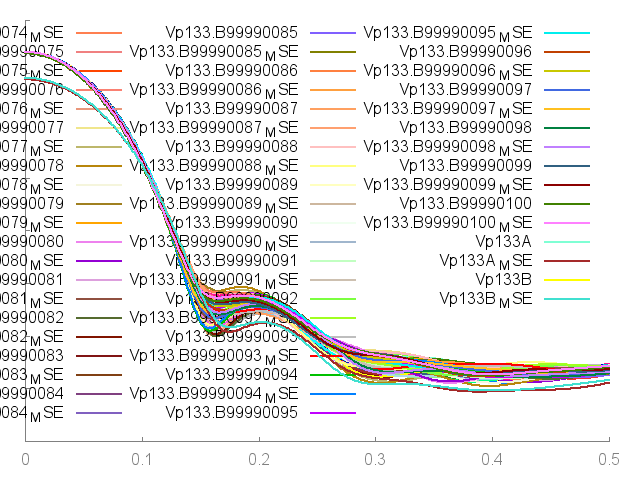

Generate this figure with gnuplot:
set terminal png enhanced;set output "profiles.png"
set ylabel '';set format y '';set xtics nomirror;set ytics nomirror; set border 3
set style line 11 lc rgb '#808080' lt 1;set border 3 back ls 11;
plot 'Vp133.B99990001.pdb.dat' u 1:2 thru log(y) t "Vp133.B99990001" w lines lw 2 lt 2,'Vp133.B99990001_MSE.pdb.dat' u 1:2 thru log(y) t "Vp133.B99990001_MSE" w lines lw 2 lt 3,'Vp133.B99990002.pdb.dat' u 1:2 thru log(y) t "Vp133.B99990002" w lines lw 2 lt 4,'Vp133.B99990002_MSE.pdb.dat' u 1:2 thru log(y) t "Vp133.B99990002_MSE" w lines lw 2 lt 5,'Vp133.B99990003.pdb.dat' u 1:2 thru log(y) t "Vp133.B99990003" w lines lw 2 lt 6,'Vp133.B99990003_MSE.pdb.dat' u 1:2 thru log(y) t "Vp133.B99990003_MSE" w lines lw 2 lt 7,'Vp133.B99990004.pdb.dat' u 1:2 thru log(y) t "Vp133.B99990004" w lines lw 2 lt 8,'Vp133.B99990004_MSE.pdb.dat' u 1:2 thru log(y) t "Vp133.B99990004_MSE" w lines lw 2 lt 9,'Vp133.B99990005.pdb.dat' u 1:2 thru log(y) t "Vp133.B99990005" w lines lw 2 lt 10,'Vp133.B99990005_MSE.pdb.dat' u 1:2 thru log(y) t "Vp133.B99990005_MSE" w lines lw 2 lt 11,'Vp133.B99990006.pdb.dat' u 1:2 thru log(y) t "Vp133.B99990006" w lines lw 2 lt 12,'Vp133.B99990006_MSE.pdb.dat' u 1:2 thru log(y) t "Vp133.B99990006_MSE" w lines lw 2 lt 13,'Vp133.B99990007.pdb.dat' u 1:2 thru log(y) t "Vp133.B99990007" w lines lw 2 lt 14,'Vp133.B99990007_MSE.pdb.dat' u 1:2 thru log(y) t "Vp133.B99990007_MSE" w lines lw 2 lt 15,'Vp133.B99990008.pdb.dat' u 1:2 thru log(y) t "Vp133.B99990008" w lines lw 2 lt 16,'Vp133.B99990008_MSE.pdb.dat' u 1:2 thru log(y) t "Vp133.B99990008_MSE" w lines lw 2 lt 17,'Vp133.B99990009.pdb.dat' u 1:2 thru log(y) t "Vp133.B99990009" w lines lw 2 lt 18,'Vp133.B99990009_MSE.pdb.dat' u 1:2 thru log(y) t "Vp133.B99990009_MSE" w lines lw 2 lt 19,'Vp133.B99990010.pdb.dat' u 1:2 thru log(y) t "Vp133.B99990010" w lines lw 2 lt 20,'Vp133.B99990010_MSE.pdb.dat' u 1:2 thru log(y) t "Vp133.B99990010_MSE" w lines lw 2 lt 21,'Vp133.B99990011.pdb.dat' u 1:2 thru log(y) t "Vp133.B99990011" w lines lw 2 lt 22,'Vp133.B99990011_MSE.pdb.dat' u 1:2 thru log(y) t "Vp133.B99990011_MSE" w lines lw 2 lt 23,'Vp133.B99990012.pdb.dat' u 1:2 thru log(y) t "Vp133.B99990012" w lines lw 2 lt 24,'Vp133.B99990012_MSE.pdb.dat' u 1:2 thru log(y) t "Vp133.B99990012_MSE" w lines lw 2 lt 25,'Vp133.B99990013.pdb.dat' u 1:2 thru log(y) t "Vp133.B99990013" w lines lw 2 lt 26,'Vp133.B99990013_MSE.pdb.dat' u 1:2 thru log(y) t "Vp133.B99990013_MSE" w lines lw 2 lt 27,'Vp133.B99990014.pdb.dat' u 1:2 thru log(y) t "Vp133.B99990014" w lines lw 2 lt 28,'Vp133.B99990014_MSE.pdb.dat' u 1:2 thru log(y) t "Vp133.B99990014_MSE" w lines lw 2 lt 29,'Vp133.B99990015.pdb.dat' u 1:2 thru log(y) t "Vp133.B99990015" w lines lw 2 lt 30,'Vp133.B99990015_MSE.pdb.dat' u 1:2 thru log(y) t "Vp133.B99990015_MSE" w lines lw 2 lt 31,'Vp133.B99990016.pdb.dat' u 1:2 thru log(y) t "Vp133.B99990016" w lines lw 2 lt 32,'Vp133.B99990016_MSE.pdb.dat' u 1:2 thru log(y) t "Vp133.B99990016_MSE" w lines lw 2 lt 33,'Vp133.B99990017.pdb.dat' u 1:2 thru log(y) t "Vp133.B99990017" w lines lw 2 lt 34,'Vp133.B99990017_MSE.pdb.dat' u 1:2 thru log(y) t "Vp133.B99990017_MSE" w lines lw 2 lt 35,'Vp133.B99990018.pdb.dat' u 1:2 thru log(y) t "Vp133.B99990018" w lines lw 2 lt 36,'Vp133.B99990018_MSE.pdb.dat' u 1:2 thru log(y) t "Vp133.B99990018_MSE" w lines lw 2 lt 37,'Vp133.B99990019.pdb.dat' u 1:2 thru log(y) t "Vp133.B99990019" w lines lw 2 lt 38,'Vp133.B99990019_MSE.pdb.dat' u 1:2 thru log(y) t "Vp133.B99990019_MSE" w lines lw 2 lt 39,'Vp133.B99990020.pdb.dat' u 1:2 thru log(y) t "Vp133.B99990020" w lines lw 2 lt 40,'Vp133.B99990020_MSE.pdb.dat' u 1:2 thru log(y) t "Vp133.B99990020_MSE" w lines lw 2 lt 41,'Vp133.B99990021.pdb.dat' u 1:2 thru log(y) t "Vp133.B99990021" w lines lw 2 lt 42,'Vp133.B99990021_MSE.pdb.dat' u 1:2 thru log(y) t "Vp133.B99990021_MSE" w lines lw 2 lt 43,'Vp133.B99990022.pdb.dat' u 1:2 thru log(y) t "Vp133.B99990022" w lines lw 2 lt 44,'Vp133.B99990022_MSE.pdb.dat' u 1:2 thru log(y) t "Vp133.B99990022_MSE" w lines lw 2 lt 45,'Vp133.B99990023.pdb.dat' u 1:2 thru log(y) t "Vp133.B99990023" w lines lw 2 lt 46,'Vp133.B99990023_MSE.pdb.dat' u 1:2 thru log(y) t "Vp133.B99990023_MSE" w lines lw 2 lt 47,'Vp133.B99990024.pdb.dat' u 1:2 thru log(y) t "Vp133.B99990024" w lines lw 2 lt 48,'Vp133.B99990024_MSE.pdb.dat' u 1:2 thru log(y) t "Vp133.B99990024_MSE" w lines lw 2 lt 49,'Vp133.B99990025.pdb.dat' u 1:2 thru log(y) t "Vp133.B99990025" w lines lw 2 lt 50,'Vp133.B99990025_MSE.pdb.dat' u 1:2 thru log(y) t "Vp133.B99990025_MSE" w lines lw 2 lt 51,'Vp133.B99990026.pdb.dat' u 1:2 thru log(y) t "Vp133.B99990026" w lines lw 2 lt 52,'Vp133.B99990026_MSE.pdb.dat' u 1:2 thru log(y) t "Vp133.B99990026_MSE" w lines lw 2 lt 53,'Vp133.B99990027.pdb.dat' u 1:2 thru log(y) t "Vp133.B99990027" w lines lw 2 lt 54,'Vp133.B99990027_MSE.pdb.dat' u 1:2 thru log(y) t "Vp133.B99990027_MSE" w lines lw 2 lt 55,'Vp133.B99990028.pdb.dat' u 1:2 thru log(y) t "Vp133.B99990028" w lines lw 2 lt 56,'Vp133.B99990028_MSE.pdb.dat' u 1:2 thru log(y) t "Vp133.B99990028_MSE" w lines lw 2 lt 57,'Vp133.B99990029.pdb.dat' u 1:2 thru log(y) t "Vp133.B99990029" w lines lw 2 lt 58,'Vp133.B99990029_MSE.pdb.dat' u 1:2 thru log(y) t "Vp133.B99990029_MSE" w lines lw 2 lt 59,'Vp133.B99990030.pdb.dat' u 1:2 thru log(y) t "Vp133.B99990030" w lines lw 2 lt 60,'Vp133.B99990030_MSE.pdb.dat' u 1:2 thru log(y) t "Vp133.B99990030_MSE" w lines lw 2 lt 61,'Vp133.B99990031.pdb.dat' u 1:2 thru log(y) t "Vp133.B99990031" w lines lw 2 lt 62,'Vp133.B99990031_MSE.pdb.dat' u 1:2 thru log(y) t "Vp133.B99990031_MSE" w lines lw 2 lt 63,'Vp133.B99990032.pdb.dat' u 1:2 thru log(y) t "Vp133.B99990032" w lines lw 2 lt 64,'Vp133.B99990032_MSE.pdb.dat' u 1:2 thru log(y) t "Vp133.B99990032_MSE" w lines lw 2 lt 65,'Vp133.B99990033.pdb.dat' u 1:2 thru log(y) t "Vp133.B99990033" w lines lw 2 lt 66,'Vp133.B99990033_MSE.pdb.dat' u 1:2 thru log(y) t "Vp133.B99990033_MSE" w lines lw 2 lt 67,'Vp133.B99990034.pdb.dat' u 1:2 thru log(y) t "Vp133.B99990034" w lines lw 2 lt 68,'Vp133.B99990034_MSE.pdb.dat' u 1:2 thru log(y) t "Vp133.B99990034_MSE" w lines lw 2 lt 69,'Vp133.B99990035.pdb.dat' u 1:2 thru log(y) t "Vp133.B99990035" w lines lw 2 lt 70,'Vp133.B99990035_MSE.pdb.dat' u 1:2 thru log(y) t "Vp133.B99990035_MSE" w lines lw 2 lt 71,'Vp133.B99990036.pdb.dat' u 1:2 thru log(y) t "Vp133.B99990036" w lines lw 2 lt 72,'Vp133.B99990036_MSE.pdb.dat' u 1:2 thru log(y) t "Vp133.B99990036_MSE" w lines lw 2 lt 73,'Vp133.B99990037.pdb.dat' u 1:2 thru log(y) t "Vp133.B99990037" w lines lw 2 lt 74,'Vp133.B99990037_MSE.pdb.dat' u 1:2 thru log(y) t "Vp133.B99990037_MSE" w lines lw 2 lt 75,'Vp133.B99990038.pdb.dat' u 1:2 thru log(y) t "Vp133.B99990038" w lines lw 2 lt 76,'Vp133.B99990038_MSE.pdb.dat' u 1:2 thru log(y) t "Vp133.B99990038_MSE" w lines lw 2 lt 77,'Vp133.B99990039.pdb.dat' u 1:2 thru log(y) t "Vp133.B99990039" w lines lw 2 lt 78,'Vp133.B99990039_MSE.pdb.dat' u 1:2 thru log(y) t "Vp133.B99990039_MSE" w lines lw 2 lt 79,'Vp133.B99990040.pdb.dat' u 1:2 thru log(y) t "Vp133.B99990040" w lines lw 2 lt 80,'Vp133.B99990040_MSE.pdb.dat' u 1:2 thru log(y) t "Vp133.B99990040_MSE" w lines lw 2 lt 81,'Vp133.B99990041.pdb.dat' u 1:2 thru log(y) t "Vp133.B99990041" w lines lw 2 lt 82,'Vp133.B99990041_MSE.pdb.dat' u 1:2 thru log(y) t "Vp133.B99990041_MSE" w lines lw 2 lt 83,'Vp133.B99990042.pdb.dat' u 1:2 thru log(y) t "Vp133.B99990042" w lines lw 2 lt 84,'Vp133.B99990042_MSE.pdb.dat' u 1:2 thru log(y) t "Vp133.B99990042_MSE" w lines lw 2 lt 85,'Vp133.B99990043.pdb.dat' u 1:2 thru log(y) t "Vp133.B99990043" w lines lw 2 lt 86,'Vp133.B99990043_MSE.pdb.dat' u 1:2 thru log(y) t "Vp133.B99990043_MSE" w lines lw 2 lt 87,'Vp133.B99990044.pdb.dat' u 1:2 thru log(y) t "Vp133.B99990044" w lines lw 2 lt 88,'Vp133.B99990044_MSE.pdb.dat' u 1:2 thru log(y) t "Vp133.B99990044_MSE" w lines lw 2 lt 89,'Vp133.B99990045.pdb.dat' u 1:2 thru log(y) t "Vp133.B99990045" w lines lw 2 lt 90,'Vp133.B99990045_MSE.pdb.dat' u 1:2 thru log(y) t "Vp133.B99990045_MSE" w lines lw 2 lt 91,'Vp133.B99990046.pdb.dat' u 1:2 thru log(y) t "Vp133.B99990046" w lines lw 2 lt 92,'Vp133.B99990046_MSE.pdb.dat' u 1:2 thru log(y) t "Vp133.B99990046_MSE" w lines lw 2 lt 93,'Vp133.B99990047.pdb.dat' u 1:2 thru log(y) t "Vp133.B99990047" w lines lw 2 lt 94,'Vp133.B99990047_MSE.pdb.dat' u 1:2 thru log(y) t "Vp133.B99990047_MSE" w lines lw 2 lt 95,'Vp133.B99990048.pdb.dat' u 1:2 thru log(y) t "Vp133.B99990048" w lines lw 2 lt 96,'Vp133.B99990048_MSE.pdb.dat' u 1:2 thru log(y) t "Vp133.B99990048_MSE" w lines lw 2 lt 97,'Vp133.B99990049.pdb.dat' u 1:2 thru log(y) t "Vp133.B99990049" w lines lw 2 lt 98,'Vp133.B99990049_MSE.pdb.dat' u 1:2 thru log(y) t "Vp133.B99990049_MSE" w lines lw 2 lt 99,'Vp133.B99990050.pdb.dat' u 1:2 thru log(y) t "Vp133.B99990050" w lines lw 2 lt 100,'Vp133.B99990050_MSE.pdb.dat' u 1:2 thru log(y) t "Vp133.B99990050_MSE" w lines lw 2 lt 101,'Vp133.B99990051.pdb.dat' u 1:2 thru log(y) t "Vp133.B99990051" w lines lw 2 lt 102,'Vp133.B99990051_MSE.pdb.dat' u 1:2 thru log(y) t "Vp133.B99990051_MSE" w lines lw 2 lt 103,'Vp133.B99990052.pdb.dat' u 1:2 thru log(y) t "Vp133.B99990052" w lines lw 2 lt 104,'Vp133.B99990052_MSE.pdb.dat' u 1:2 thru log(y) t "Vp133.B99990052_MSE" w lines lw 2 lt 105,'Vp133.B99990053.pdb.dat' u 1:2 thru log(y) t "Vp133.B99990053" w lines lw 2 lt 106,'Vp133.B99990053_MSE.pdb.dat' u 1:2 thru log(y) t "Vp133.B99990053_MSE" w lines lw 2 lt 107,'Vp133.B99990054.pdb.dat' u 1:2 thru log(y) t "Vp133.B99990054" w lines lw 2 lt 108,'Vp133.B99990054_MSE.pdb.dat' u 1:2 thru log(y) t "Vp133.B99990054_MSE" w lines lw 2 lt 109,'Vp133.B99990055.pdb.dat' u 1:2 thru log(y) t "Vp133.B99990055" w lines lw 2 lt 110,'Vp133.B99990055_MSE.pdb.dat' u 1:2 thru log(y) t "Vp133.B99990055_MSE" w lines lw 2 lt 111,'Vp133.B99990056.pdb.dat' u 1:2 thru log(y) t "Vp133.B99990056" w lines lw 2 lt 112,'Vp133.B99990056_MSE.pdb.dat' u 1:2 thru log(y) t "Vp133.B99990056_MSE" w lines lw 2 lt 113,'Vp133.B99990057.pdb.dat' u 1:2 thru log(y) t "Vp133.B99990057" w lines lw 2 lt 114,'Vp133.B99990057_MSE.pdb.dat' u 1:2 thru log(y) t "Vp133.B99990057_MSE" w lines lw 2 lt 115,'Vp133.B99990058.pdb.dat' u 1:2 thru log(y) t "Vp133.B99990058" w lines lw 2 lt 116,'Vp133.B99990058_MSE.pdb.dat' u 1:2 thru log(y) t "Vp133.B99990058_MSE" w lines lw 2 lt 117,'Vp133.B99990059.pdb.dat' u 1:2 thru log(y) t "Vp133.B99990059" w lines lw 2 lt 118,'Vp133.B99990059_MSE.pdb.dat' u 1:2 thru log(y) t "Vp133.B99990059_MSE" w lines lw 2 lt 119,'Vp133.B99990060.pdb.dat' u 1:2 thru log(y) t "Vp133.B99990060" w lines lw 2 lt 120,'Vp133.B99990060_MSE.pdb.dat' u 1:2 thru log(y) t "Vp133.B99990060_MSE" w lines lw 2 lt 121,'Vp133.B99990061.pdb.dat' u 1:2 thru log(y) t "Vp133.B99990061" w lines lw 2 lt 122,'Vp133.B99990061_MSE.pdb.dat' u 1:2 thru log(y) t "Vp133.B99990061_MSE" w lines lw 2 lt 123,'Vp133.B99990062.pdb.dat' u 1:2 thru log(y) t "Vp133.B99990062" w lines lw 2 lt 124,'Vp133.B99990062_MSE.pdb.dat' u 1:2 thru log(y) t "Vp133.B99990062_MSE" w lines lw 2 lt 125,'Vp133.B99990063.pdb.dat' u 1:2 thru log(y) t "Vp133.B99990063" w lines lw 2 lt 126,'Vp133.B99990063_MSE.pdb.dat' u 1:2 thru log(y) t "Vp133.B99990063_MSE" w lines lw 2 lt 127,'Vp133.B99990064.pdb.dat' u 1:2 thru log(y) t "Vp133.B99990064" w lines lw 2 lt 128,'Vp133.B99990064_MSE.pdb.dat' u 1:2 thru log(y) t "Vp133.B99990064_MSE" w lines lw 2 lt 129,'Vp133.B99990065.pdb.dat' u 1:2 thru log(y) t "Vp133.B99990065" w lines lw 2 lt 130,'Vp133.B99990065_MSE.pdb.dat' u 1:2 thru log(y) t "Vp133.B99990065_MSE" w lines lw 2 lt 131,'Vp133.B99990066.pdb.dat' u 1:2 thru log(y) t "Vp133.B99990066" w lines lw 2 lt 132,'Vp133.B99990066_MSE.pdb.dat' u 1:2 thru log(y) t "Vp133.B99990066_MSE" w lines lw 2 lt 133,'Vp133.B99990067.pdb.dat' u 1:2 thru log(y) t "Vp133.B99990067" w lines lw 2 lt 134,'Vp133.B99990067_MSE.pdb.dat' u 1:2 thru log(y) t "Vp133.B99990067_MSE" w lines lw 2 lt 135,'Vp133.B99990068.pdb.dat' u 1:2 thru log(y) t "Vp133.B99990068" w lines lw 2 lt 136,'Vp133.B99990068_MSE.pdb.dat' u 1:2 thru log(y) t "Vp133.B99990068_MSE" w lines lw 2 lt 137,'Vp133.B99990069.pdb.dat' u 1:2 thru log(y) t "Vp133.B99990069" w lines lw 2 lt 138,'Vp133.B99990069_MSE.pdb.dat' u 1:2 thru log(y) t "Vp133.B99990069_MSE" w lines lw 2 lt 139,'Vp133.B99990070.pdb.dat' u 1:2 thru log(y) t "Vp133.B99990070" w lines lw 2 lt 140,'Vp133.B99990070_MSE.pdb.dat' u 1:2 thru log(y) t "Vp133.B99990070_MSE" w lines lw 2 lt 141,'Vp133.B99990071.pdb.dat' u 1:2 thru log(y) t "Vp133.B99990071" w lines lw 2 lt 142,'Vp133.B99990071_MSE.pdb.dat' u 1:2 thru log(y) t "Vp133.B99990071_MSE" w lines lw 2 lt 143,'Vp133.B99990072.pdb.dat' u 1:2 thru log(y) t "Vp133.B99990072" w lines lw 2 lt 144,'Vp133.B99990072_MSE.pdb.dat' u 1:2 thru log(y) t "Vp133.B99990072_MSE" w lines lw 2 lt 145,'Vp133.B99990073.pdb.dat' u 1:2 thru log(y) t "Vp133.B99990073" w lines lw 2 lt 146,'Vp133.B99990073_MSE.pdb.dat' u 1:2 thru log(y) t "Vp133.B99990073_MSE" w lines lw 2 lt 147,'Vp133.B99990074.pdb.dat' u 1:2 thru log(y) t "Vp133.B99990074" w lines lw 2 lt 148,'Vp133.B99990074_MSE.pdb.dat' u 1:2 thru log(y) t "Vp133.B99990074_MSE" w lines lw 2 lt 149,'Vp133.B99990075.pdb.dat' u 1:2 thru log(y) t "Vp133.B99990075" w lines lw 2 lt 150,'Vp133.B99990075_MSE.pdb.dat' u 1:2 thru log(y) t "Vp133.B99990075_MSE" w lines lw 2 lt 151,'Vp133.B99990076.pdb.dat' u 1:2 thru log(y) t "Vp133.B99990076" w lines lw 2 lt 152,'Vp133.B99990076_MSE.pdb.dat' u 1:2 thru log(y) t "Vp133.B99990076_MSE" w lines lw 2 lt 153,'Vp133.B99990077.pdb.dat' u 1:2 thru log(y) t "Vp133.B99990077" w lines lw 2 lt 154,'Vp133.B99990077_MSE.pdb.dat' u 1:2 thru log(y) t "Vp133.B99990077_MSE" w lines lw 2 lt 155,'Vp133.B99990078.pdb.dat' u 1:2 thru log(y) t "Vp133.B99990078" w lines lw 2 lt 156,'Vp133.B99990078_MSE.pdb.dat' u 1:2 thru log(y) t "Vp133.B99990078_MSE" w lines lw 2 lt 157,'Vp133.B99990079.pdb.dat' u 1:2 thru log(y) t "Vp133.B99990079" w lines lw 2 lt 158,'Vp133.B99990079_MSE.pdb.dat' u 1:2 thru log(y) t "Vp133.B99990079_MSE" w lines lw 2 lt 159,'Vp133.B99990080.pdb.dat' u 1:2 thru log(y) t "Vp133.B99990080" w lines lw 2 lt 160,'Vp133.B99990080_MSE.pdb.dat' u 1:2 thru log(y) t "Vp133.B99990080_MSE" w lines lw 2 lt 161,'Vp133.B99990081.pdb.dat' u 1:2 thru log(y) t "Vp133.B99990081" w lines lw 2 lt 162,'Vp133.B99990081_MSE.pdb.dat' u 1:2 thru log(y) t "Vp133.B99990081_MSE" w lines lw 2 lt 163,'Vp133.B99990082.pdb.dat' u 1:2 thru log(y) t "Vp133.B99990082" w lines lw 2 lt 164,'Vp133.B99990082_MSE.pdb.dat' u 1:2 thru log(y) t "Vp133.B99990082_MSE" w lines lw 2 lt 165,'Vp133.B99990083.pdb.dat' u 1:2 thru log(y) t "Vp133.B99990083" w lines lw 2 lt 166,'Vp133.B99990083_MSE.pdb.dat' u 1:2 thru log(y) t "Vp133.B99990083_MSE" w lines lw 2 lt 167,'Vp133.B99990084.pdb.dat' u 1:2 thru log(y) t "Vp133.B99990084" w lines lw 2 lt 168,'Vp133.B99990084_MSE.pdb.dat' u 1:2 thru log(y) t "Vp133.B99990084_MSE" w lines lw 2 lt 169,'Vp133.B99990085.pdb.dat' u 1:2 thru log(y) t "Vp133.B99990085" w lines lw 2 lt 170,'Vp133.B99990085_MSE.pdb.dat' u 1:2 thru log(y) t "Vp133.B99990085_MSE" w lines lw 2 lt 171,'Vp133.B99990086.pdb.dat' u 1:2 thru log(y) t "Vp133.B99990086" w lines lw 2 lt 172,'Vp133.B99990086_MSE.pdb.dat' u 1:2 thru log(y) t "Vp133.B99990086_MSE" w lines lw 2 lt 173,'Vp133.B99990087.pdb.dat' u 1:2 thru log(y) t "Vp133.B99990087" w lines lw 2 lt 174,'Vp133.B99990087_MSE.pdb.dat' u 1:2 thru log(y) t "Vp133.B99990087_MSE" w lines lw 2 lt 175,'Vp133.B99990088.pdb.dat' u 1:2 thru log(y) t "Vp133.B99990088" w lines lw 2 lt 176,'Vp133.B99990088_MSE.pdb.dat' u 1:2 thru log(y) t "Vp133.B99990088_MSE" w lines lw 2 lt 177,'Vp133.B99990089.pdb.dat' u 1:2 thru log(y) t "Vp133.B99990089" w lines lw 2 lt 178,'Vp133.B99990089_MSE.pdb.dat' u 1:2 thru log(y) t "Vp133.B99990089_MSE" w lines lw 2 lt 179,'Vp133.B99990090.pdb.dat' u 1:2 thru log(y) t "Vp133.B99990090" w lines lw 2 lt 180,'Vp133.B99990090_MSE.pdb.dat' u 1:2 thru log(y) t "Vp133.B99990090_MSE" w lines lw 2 lt 181,'Vp133.B99990091.pdb.dat' u 1:2 thru log(y) t "Vp133.B99990091" w lines lw 2 lt 182,'Vp133.B99990091_MSE.pdb.dat' u 1:2 thru log(y) t "Vp133.B99990091_MSE" w lines lw 2 lt 183,'Vp133.B99990092.pdb.dat' u 1:2 thru log(y) t "Vp133.B99990092" w lines lw 2 lt 184,'Vp133.B99990092_MSE.pdb.dat' u 1:2 thru log(y) t "Vp133.B99990092_MSE" w lines lw 2 lt 185,'Vp133.B99990093.pdb.dat' u 1:2 thru log(y) t "Vp133.B99990093" w lines lw 2 lt 186,'Vp133.B99990093_MSE.pdb.dat' u 1:2 thru log(y) t "Vp133.B99990093_MSE" w lines lw 2 lt 187,'Vp133.B99990094.pdb.dat' u 1:2 thru log(y) t "Vp133.B99990094" w lines lw 2 lt 188,'Vp133.B99990094_MSE.pdb.dat' u 1:2 thru log(y) t "Vp133.B99990094_MSE" w lines lw 2 lt 189,'Vp133.B99990095.pdb.dat' u 1:2 thru log(y) t "Vp133.B99990095" w lines lw 2 lt 190,'Vp133.B99990095_MSE.pdb.dat' u 1:2 thru log(y) t "Vp133.B99990095_MSE" w lines lw 2 lt 191,'Vp133.B99990096.pdb.dat' u 1:2 thru log(y) t "Vp133.B99990096" w lines lw 2 lt 192,'Vp133.B99990096_MSE.pdb.dat' u 1:2 thru log(y) t "Vp133.B99990096_MSE" w lines lw 2 lt 193,'Vp133.B99990097.pdb.dat' u 1:2 thru log(y) t "Vp133.B99990097" w lines lw 2 lt 194,'Vp133.B99990097_MSE.pdb.dat' u 1:2 thru log(y) t "Vp133.B99990097_MSE" w lines lw 2 lt 195,'Vp133.B99990098.pdb.dat' u 1:2 thru log(y) t "Vp133.B99990098" w lines lw 2 lt 196,'Vp133.B99990098_MSE.pdb.dat' u 1:2 thru log(y) t "Vp133.B99990098_MSE" w lines lw 2 lt 197,'Vp133.B99990099.pdb.dat' u 1:2 thru log(y) t "Vp133.B99990099" w lines lw 2 lt 198,'Vp133.B99990099_MSE.pdb.dat' u 1:2 thru log(y) t "Vp133.B99990099_MSE" w lines lw 2 lt 199,'Vp133.B99990100.pdb.dat' u 1:2 thru log(y) t "Vp133.B99990100" w lines lw 2 lt 200,'Vp133.B99990100_MSE.pdb.dat' u 1:2 thru log(y) t "Vp133.B99990100_MSE" w lines lw 2 lt 201,'Vp133A.pdb.dat' u 1:2 thru log(y) t "Vp133A" w lines lw 2 lt 202,'Vp133A_MSE.pdb.dat' u 1:2 thru log(y) t "Vp133A_MSE" w lines lw 2 lt 203,'Vp133B.pdb.dat' u 1:2 thru log(y) t "Vp133B" w lines lw 2 lt 204,'Vp133B_MSE.pdb.dat' u 1:2 thru log(y) t "Vp133B_MSE" w lines lw 2 lt 205
reset
